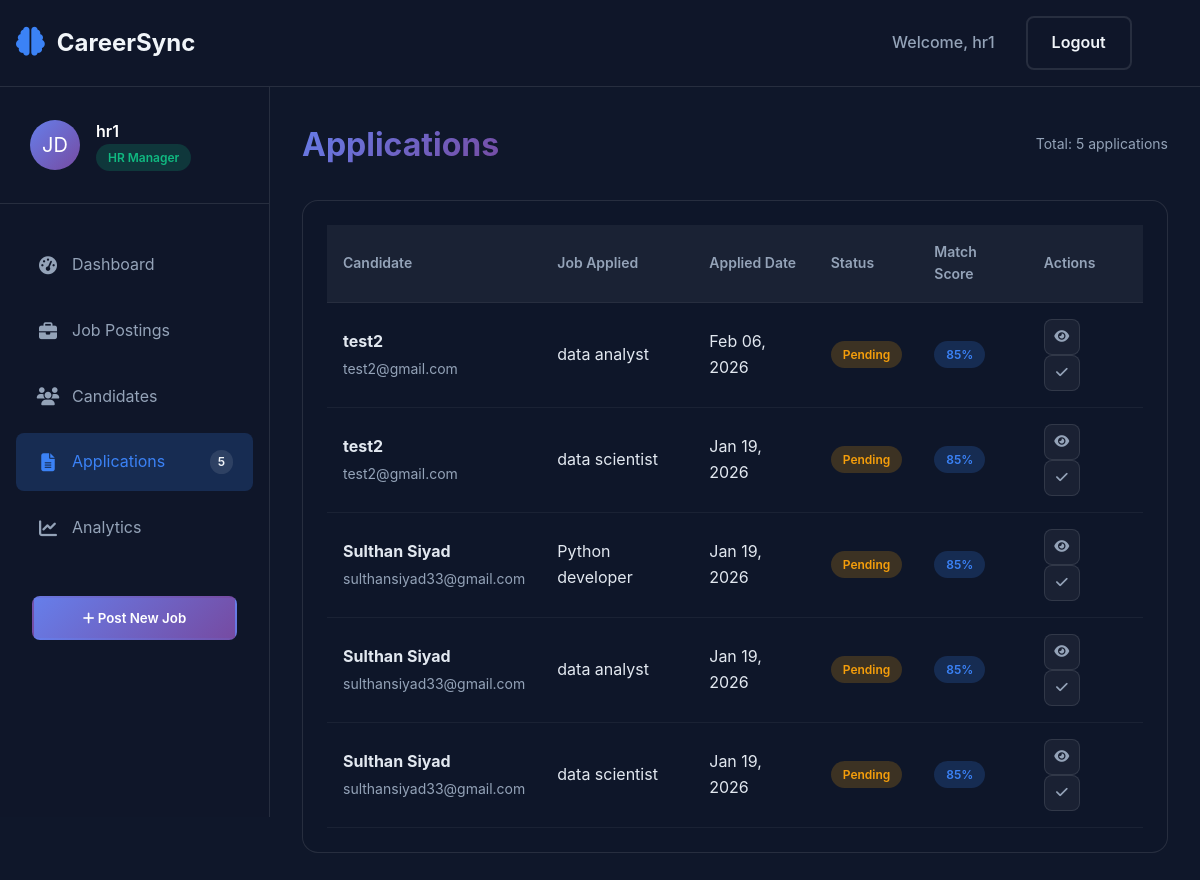
The app's page /dashboard/hr/applications (signed in) with its own data.
### models.py (models this page shows, shortened)
class Application(db.Model):
    __tablename__ = 'application'
    id = db.Column(db.Integer, primary_key=True)
    candidate_id = db.Column(db.Integer, db.ForeignKey('candidate.id'), nullable=False)
    job_id = db.Column(db.Integer, db.ForeignKey('job_posting.id'), nullable=False)
    status = db.Column(db.String(20), default='pending')
    applied_at = db.Column(db.DateTime, default=datetime.utcnow)
    match_score = db.Column(db.Integer, default=0)
    candidate = db.relationship('Candidate', backref='application_rels')

class Candidate(db.Model):
    __tablename__ = 'candidate'
    id = db.Column(db.Integer, primary_key=True)
    name = db.Column(db.String(100), nullable=False)
    email = db.Column(db.String(100), nullable=False)
    phone = db.Column(db.String(20))
    resume_url = db.Column(db.String(500))
    skills = db.Column(db.Text)
    experience = db.Column(db.String(100))
    education = db.Column(db.String(200))
    created_at = db.Column(db.DateTime, default=datetime.utcnow)
    applications = db.relationship('Application', backref='candidate_rel', lazy=True, cascade='all, delete-orphan')

class JobPosting(db.Model):
    __tablename__ = 'job_posting'
    id = db.Column(db.Integer, primary_key=True)
    title = db.Column(db.String(200), nullable=False)
    company = db.Column(db.String(200), nullable=False)
    location = db.Column(db.String(100))
    salary_range = db.Column(db.String(100))
    description = db.Column(db.Text, nullable=False)
    requirements = db.Column(db.Text, nullable=False)
    job_type = db.Column(db.String(50), nullable=False)
    status = db.Column(db.String(20), default='active')
    hr_id = db.Column(db.Integer, db.ForeignKey('user.id'), nullable=False)
    created_at = db.Column(db.DateTime, default=datetime.utcnow)
    updated_at = db.Column(db.DateTime, default=datetime.utcnow, onupdate=datetime.utcnow)
    applications = db.relationship('Application', backref='job', lazy=True, cascade='all, delete-orphan')

### web.py (the view)
@app.route('/dashboard/hr/applications')
def applications():
    if 'user_id' not in session or session['user_type'] != 'hr':
        return redirect(url_for('login'))
    user_id = session['user_id']
    apps = Application.query\
        .join(JobPosting, Application.job_id == JobPosting.id)\
        .filter(JobPosting.hr_id == user_id)\
        .order_by(Application.applied_at.desc())\
        .all()
    return render_template('applications.html',
                         applications=apps,
                         application_count=len(apps))

### templates/applications.html (shortened to what this page needs)
{% extends 'dashboard-base.html' %}
{% block content %}
    <div class="dashboard-header">
        <h1>Applications</h1>
        <div class="header-actions">
            <div class="date-display">
                Total: {{ application_count }} applications
            </div>
        </div>
    </div>
    <div class="dashboard-card">
        <div class="card-body">
            {% if applications %}
                <div class="table-responsive">
                    <table class="data-table">
                        <thead>
                            <tr>
                                <th>Candidate</th>
                                <th>Job Applied</th>
                                <th>Applied Date</th>
                                <th>Status</th>
                                <th>Match Score</th>
                                <th>Actions</th>
                            </tr>
                        </thead>
                        <tbody>
                            {% for app in applications %}
                            <tr>
                                <td>
                                    <strong>{{ app.candidate.name }}</strong>
                                    <div class="text-muted">{{ app.candidate.email }}</div>
                                </td>
                                <td>{{ app.job.title }}</td>
                                <td>{{ app.applied_at.strftime('%b %d, %Y') }}</td>
                                <td>
                                    {% if app.status == 'pending' %}
                                    <span class="badge" style="background: rgba(245, 158, 11, 0.2); color: #f59e0b;">Pending</span>
                                    {% elif app.status == 'shortlisted' %}
                                    <span class="badge badge-active">Shortlisted</span>
                                    {% elif app.status == 'rejected' %}
                                    <span class="badge" style="background: rgba(239, 68, 68, 0.2); color: #ef4444;">Rejected</span>
                                    {% else %}
                                    <span class="badge" style="background: rgba(59, 130, 246, 0.2); color: #3b82f6;">Hired</span>
                                    {% endif %}
                                </td>
                                <td>
                                    <span class="badge badge-count">85%</span>
                                </td>
                                <td>
                                    <button class="btn-icon" title="View Details">
                                        <i class="fas fa-eye"></i>
                                    </button>
                                    <button class="btn-icon" title="Shortlist">
                                        <i class="fas fa-check"></i>
                                    </button>
                                </td>
                            </tr>
                            {% endfor %}
                        </tbody>
                    </table>
                </div>
            {% else %}
                <p>No applications yet. Applications will appear here when candidates apply to your jobs.</p>
            {% endif %}
        </div>
    </div>
{% endblock %}

### static/css/style.css (style rules this page uses)
:root { --primary-gradient: linear-gradient(135deg, #667eea 0%, #764ba2 100%); --secondary-gradient: linear-gradient(135deg, #f093fb 0%, #f5576c 100%); --dark-bg: #0f172a; --card-bg: rgba(30, 41, 59, 0.8); --primary-color: #3b82f6; --secondary-color: #10b981; --accent-color2: #8b5cf6; --danger-color: #ef4444; --warning-color: #f59e0b; --card-bg2: rgba(15, 23, 42, 0.95); --text-primary: #f1f5f9; --text-secondary: #94a3b8; --border-color: rgba(255, 255, 255, 0.1); --ca-primary: #6366f1; --ca-primary-light: #818cf8; --ca-darker: #020617; --ca-gray: #64748b; --ca-gradient: linear-gradient(135deg, #6366f1 0%, #818cf8 100%); }
* { margin: 0; padding: 0; box-sizing: border-box; font-family: 'Inter', -apple-system, BlinkMacSystemFont, sans-serif; }
html { scroll-behavior: smooth; }
body { background: var(--dark-bg); color: white; overflow-x: hidden; line-height: 1.6; }
.dashboard-header { display: flex; justify-content: space-between; align-items: center; margin-bottom: 30px; }
.badge { padding: 0.25rem 0.75rem; border-radius: 20px; font-size: 0.75rem; font-weight: 600; display: inline-block; }
.dashboard-header h1 { margin: 0; font-size: 2rem; font-weight: 700; background: var(--primary-gradient); -webkit-background-clip: text; -webkit-text-fill-color: transparent; }
.date-display { display: flex; align-items: center; gap: 0.5rem; color: var(--text-secondary); font-size: 0.875rem; }
.dashboard-card { background: var(--card-bg2); border: 1px solid var(--border-color); border-radius: 16px; overflow-y: auto; }
.card-body { padding: 1.5rem; }
.table-responsive { overflow-x: auto; }
.data-table { width: 100%; border-collapse: collapse; }
.data-table thead { background: rgba(255, 255, 255, 0.05); }
.data-table th { padding: 1rem; text-align: left; color: var(--text-secondary); font-weight: 600; font-size: 0.875rem; border-bottom: 1px solid var(--border-color); }
.data-table td { padding: 1rem; border-bottom: 1px solid rgba(255, 255, 255, 0.05); color: #e2e8f0; }
.badge-count { background: rgba(59, 130, 246, 0.2); color: var(--primary-color); }
.btn-icon { background: rgba(255, 255, 255, 0.05); border: 1px solid var(--border-color); border-radius: 8px; width: 36px; height: 36px; display: inline-flex; align-items: center; justify-content: center; color: var(--text-secondary); cursor: pointer; transition: all 0.3s ease; margin-right: 0.5rem; }
.text-muted { color: var(--text-secondary); font-size: 0.875rem; margin-top: 0.25rem; }

### records on screen
Application: candidate.name "test2", candidate.email "test2@gmail.com", job "data analyst", applied_at "Feb 06, 2026", status "Pending"
Application: candidate.name "test2", candidate.email "test2@gmail.com", job "data scientist", applied_at "Jan 19, 2026", status "Pending"
Application: candidate.name "Sulthan Siyad", candidate.email "sulthansiyad33@gmail.com", job "Python developer", applied_at "Jan 19, 2026", status "Pending"
Application: candidate.name "Sulthan Siyad", candidate.email "sulthansiyad33@gmail.com", job "data analyst", applied_at "Jan 19, 2026", status "Pending"
Application: candidate.name "Sulthan Siyad", candidate.email "sulthansiyad33@gmail.com", job "data scientist", applied_at "Jan 19, 2026", status "Pending"

### other values on screen
{{ session.get('user_name', 'User') }} "hr1"
{{ user.get_initials() if user else 'JD' }} "JD"
{{ session.get('user_name', 'John Doe') }} "hr1"
{{ 'HR Manager' if session.get('user_type') == 'hr' else 'Job Seeker' }} "HR Manager"
{{ application_count }} "5"
